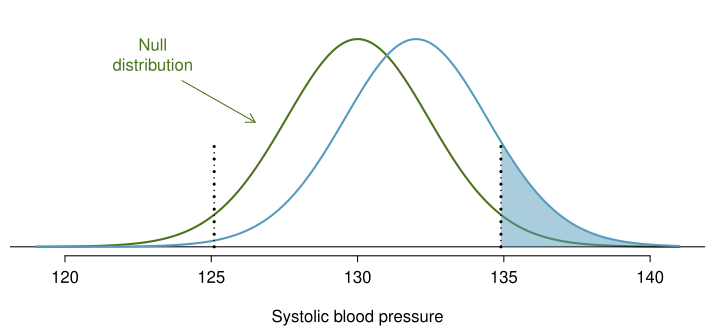

The script that drew this image:
library(openintro)
data(COL)

myPDF("power132And141.pdf", 7.15, 3.3,
      mar=c(3.7, 0.5, 0.5, 0.5),
      mgp=c(2.5, 0.55, 0))

X    <- seq(119, 141, length.out=500)
Y0   <- dt((X - 130) / 2.5, 30)
Y115 <- dt((X - 132) / 2.5, 30)

ylim <- range(Y0)
plot(X, Y0,
     type='l',
     col=COL[2],
     axes=FALSE,
     xlab='Systolic blood pressure',
     ylab='',
     ylim=1.1 * ylim,
     lwd=2)
axis(1)
abline(h=0)
lines(X, Y115, col=COL[1], lwd=2)
these <- (X > 134.899)
Xhold <- c(134.9, X[these])
Yhold <- c(0, Y115[these])
polygon(Xhold, Yhold,
        col=COL[1, 3],
        border='#00000000')
segments(c(125.1, 134.9), c(0, 0),
         c(125.1, 134.9), rep(0.2, 2),
         lty=3,
         col=COL[5],
         lwd=3)
segments(c(125.1, 134.9), c(0, 0),
         c(125.1, 134.9), rep(0.2, 2),
         lty=3,
         col=COL[5],
         lwd=1.5)
arrows(124, ylim[2] * 0.8,
       126.5, ylim[2] * 0.6,
       length=0.1,
       col=COL[2])
text(123, ylim[2] * 0.8, "Null\ndistribution",
     pos=3,
     col=COL[2])
dev.off()
